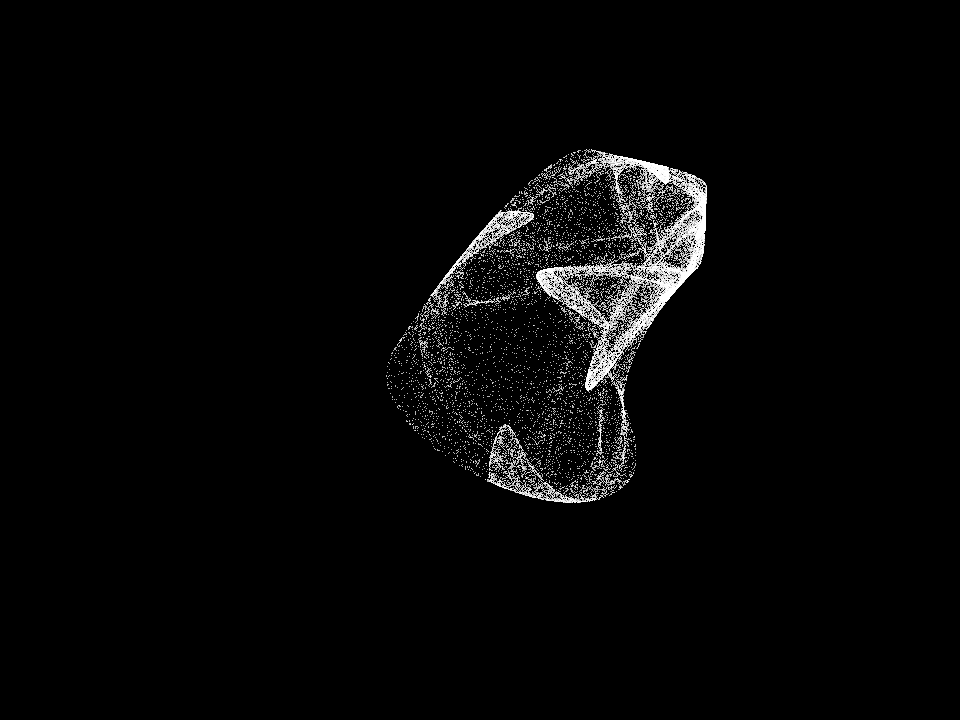
Frame 1 (no input)
Frame 60 (the mouse pressed at the canvas centre just before this capture): identical to frame 1, image omitted
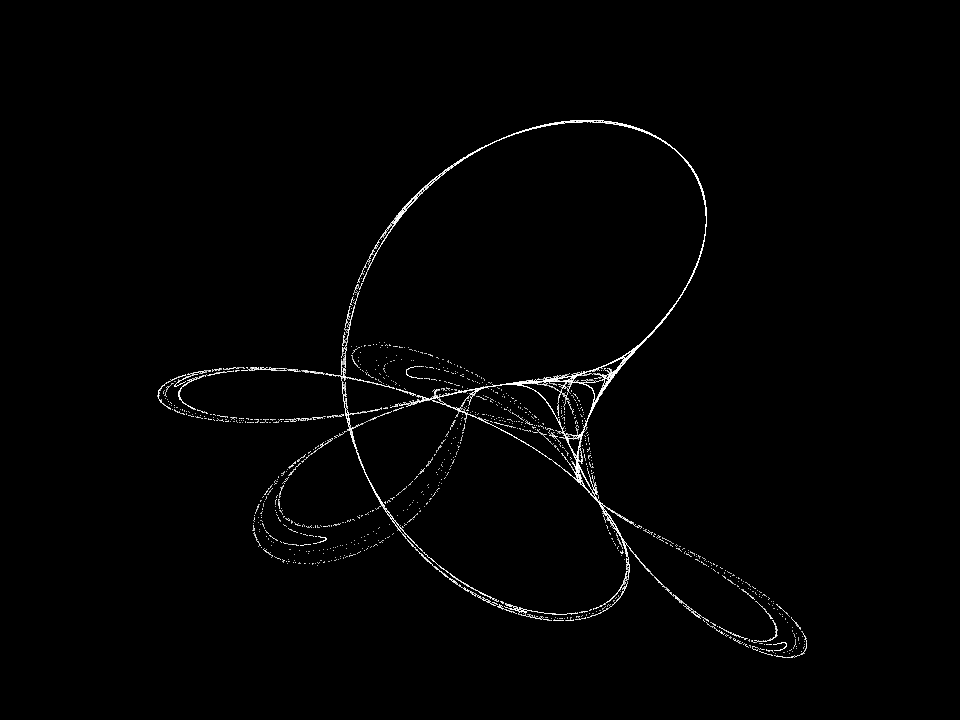
Frame 120 (the mouse held since frame 60 and released just before this capture)

The Processing sketch that drew these frames (run headless with seeded random() and noise(); from frame 60 on, the mouse is pressed at the canvas centre):

// Processing sketch: TinkerbellSketch
// ── TinkerbellSketch.pde
// CODE COURTESY OF NATASHA HUSAIN
// EDITED BY LIEVEN VAN VELTHOVEN
// BASED ON https://en.wikipedia.org/wiki/Tinkerbell_map
 

//variable setup - these are the values that are later factored into the equations //<>//
//the values asigned to the variables have been taken from https://en.wikipedia.org/wiki/Tinkerbell_map
float a = 0.9;
float b = -0.6013;
float c = 2;
float d = 0.5;
float startX = -0.72;
float startY = -0.64;
float bMove = -0.6013;
float dMove = 0.5;

int numberOfPoints = 50000;

 
void setup() {
  size(960, 720);
  background(0);

  println("mouse pos: "+ mouseX + ", " + mouseY);
}


void draw() {
  background(0);
  stroke(255);
  strokeWeight(1);

  // Moving the mouse changes two of the parameters used to create the points on screen.
  // Move your mouse and see what pretty patterns appear!
  float mappedMouseX = map(mouseX, 0, width, -0.8, -.4);
  float mappedMouseY = map(mouseY, 0, height, 0, 1);

  // The starting point
  Point startingPoint = new Point();
  startingPoint.x = startX;
  startingPoint.y = startY;

  // Call the Tinkerbell function to generate 50000 points; based on our starting point, mouse position and a couple of other parameters.
  Point[] points = Tinkerbell(a, mappedMouseX, c, mappedMouseY, startingPoint, numberOfPoints);

  // Draw the points onto the screen!
  for (var i = 1; i < points.length; i++) {
    point(points[i].x, points[i].y);
  }
}



// This function takes one point, adds it to the list, and then uses it to create the next point.
// It then uses that new point to create the next, etc., etc. It repeats this process 'numPoints' number of times.
// When it's done, we should have 'numPoints' number of points in our array.
// (in the Draw() function we actually draw the points on screen)
Point[] Tinkerbell(float a, float mappedMouseX, float c, float mappedMouseY, Point p0, int numPoints) {

  //create an empty array, which will get filled with points in the for loop below
  Point[] points = new Point[numPoints];

  //first point is added to the empty point array
  Point p1 = new Point(p0.x, p0.y);
  // map the positions to make the result look better on screen(?)
  p1.Map();
  // add it at position 0
  points[0] = p1;

  //starting point X and Y values
  var x = p0.x;
  var y = p0.y;

  // generate 'numPoints' number of points, according to the Tinkerbell equations and our parameters
  for (var i = 0; i < numPoints; i++) {

    if (mouseX != 0 && mouseY != 0)
    {
      println(x + ", " + y);
    }

    // save our previous point coordinates; we are going to need them in a second
    var previousX = x;
    var previousY = y;

    // calculate new X and Y values based on previous X and Y values:
    x = previousX * previousX - previousY * previousY + a * previousX + mappedMouseX * previousY;
    y = 2 * previousX * previousY + c * previousX + mappedMouseY * previousY;

    // create a new point to store in our list of points, at x y coordinates.
    Point p = new Point(x,y);
    p.Map();
    
    // add it to the array
    points[i] = p;

    //if (Float.isNaN(p.x))
    //{
    //  println("nan found");
    //}
  }

  //array - list of the points based on the number of iterations
  return points;
}


// ===================================================

// Defining the Point class
public class Point {
  public float x;
  public float y;

  // create new point with 0 coordinates
  public Point() {
    x = y = 0;
  }

  // create new Point at specified x,y position 
  public Point(float X, float Y) {
    x = X;
    y = Y;
  }

  // move and stretch the coordinates a bit
  public void Map()
  {
    x = map(x, -1.3, 0.5, (width-height) / 2.0, width - ((width-height) / 2.0));
    y = map(y, -1.75, 1, height, 0);
  }
}

// ===================================================
